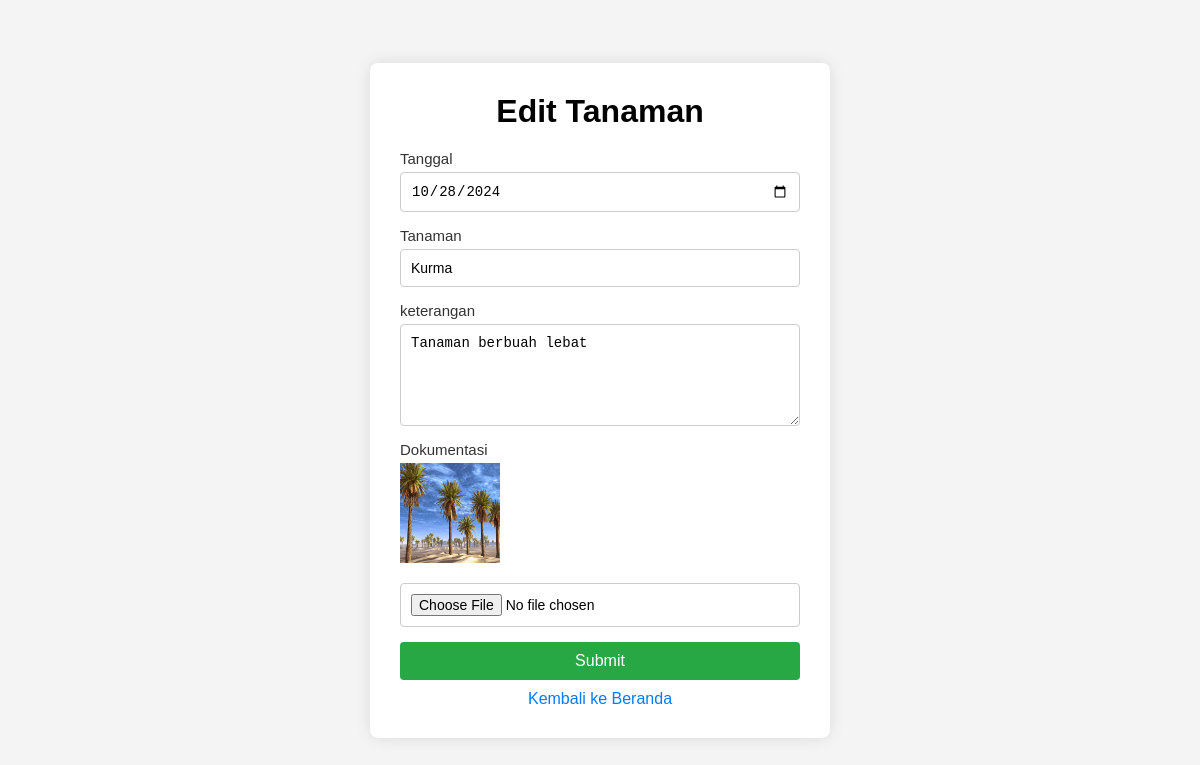
The app's page /edit_tanaman.php?id=3 with its own data.
### tables this page shows
CREATE TABLE tanaman (id INTEGER PRIMARY KEY AUTOINCREMENT, tanggal TEXT NOT NULL, tanaman TEXT NOT NULL,  keterangan TEXT,foto TEXT NOT NULL, id_user TEXT);

### functions.php (called while the page is built, shortened)
<?php
    function database()
    {
            $db = new SQLite3('db_tanaman.sqlite');
            return $db;
    }
    function ambil_data_tanaman($get_id){
        $db = database();
        $ambil_data_tanaman = "SELECT * FROM tanaman WHERE id ='$get_id'";
        $ambil_tanaman = $db -> query($ambil_data_tanaman);
        $ambil = $ambil_tanaman -> fetchArray();
        return $ambil;
    }

### edit_tanaman.php (the view, shortened to what this page needs)
<?php
require "functions.php";
$get_id = $_GET['id'];
?>
<!DOCTYPE html>
<html lang="en">
<head>
    <link rel="stylesheet" href="css/style.css">
</head>
<body>
    <div class="container-edit">
        <form action="edit_tanaman.php?id=<?php echo ambil_data_tanaman($get_id)['id'];?>" method="POST" enctype="multipart/form-data">
            <div class="inputan">
                <h1>Edit Tanaman</h1>
                <label>Tanggal</label>
                <input type="date" name="tanggal" value="<?php echo ambil_data_tanaman($get_id)['tanggal'];?>" required>
                <label>Tanaman</label>
                <input type="text" name="tanaman" value="<?php echo ambil_data_tanaman($get_id)['tanaman'];?>" required>
                <label>keterangan</label>
                <textarea name="keterangan" required><?php echo ambil_data_tanaman($get_id)['keterangan'];?></textarea>
                <label>Dokumentasi</label>
                <img src="image/<?php echo ambil_data_tanaman($get_id)['foto'];?>" alt="foto_tanaman" width="100px" height="100px">
                <input type="file" name="foto" required >
            <input type="submit" name="submit">
            <a href="index.php">Kembali ke Beranda</a>
            </div>
        </form>
    </div>
</body>
</html>

### css/style.css (style rules this page uses)
* { margin: 0; padding: 0; }
body { font-family: Arial, sans-serif; background-color: #f4f4f4; display: flex; justify-content: center; align-items: center; height: 100vh; }
.container-edit { background-color: #fff; padding: 30px; border-radius: 8px; box-shadow: 0px 0px 15px rgba(0, 0, 0, 0.1); width: 400px; }
.container-edit form { display: flex; flex-direction: column; }
.container-edit .inputan { display: flex; flex-direction: column; }
.container-edit .inputan h1 { text-align: center; margin-bottom: 20px; }
.container-edit .inputan label { font-size: 15px; color: #333; margin-bottom: 5px; }
.container-edit .inputan input[type="text"], .container-edit .inputan textarea, .container-edit .inputan input[type="date"], .container-edit .inputan input[type="file"] { padding: 10px; margin-bottom: 15px; border: 1px solid #ccc; border-radius: 4px; font-size: 14px; }
.container-edit .inputan textarea { resize: vertical; min-height: 80px; }
.container-edit .inputan input[type="submit"] { background-color: #28a745; color: white; padding: 10px; border: none; border-radius: 4px; cursor: pointer; font-size: 16px; }
.container-edit .inputan a { display: inline-block; margin-top: 10px; text-decoration: none; color: #007bff; }
.container-edit .inputan img { width: 100px; height: 100px; margin-bottom: 20px; }
.container-edit .inputan a { text-align: center; }

### records on screen
tanaman: tanggal "10/28/2024", tanaman "Kurma", keterangan "Tanaman berbuah lebat", foto (picture)
